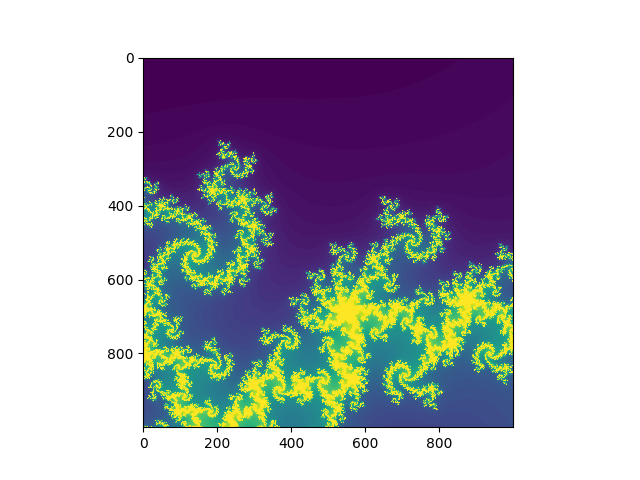

Reproduce this figure in Python.
# The Mandelbrot set is the set of complex numbers c for which the function 
# f(z)=z^2+c does not diverge when iterated from z=0.

import numpy as np
import matplotlib.pyplot as plt

# counts the number of iterations until the function diverges or
# returns the iteration threshold that we check until
def countIterationsUntilDivergent(c, threshold):
    z = complex(0, 0)
    for iteration in range(threshold):
        z = (z*z) + c

        if abs(z) > 4:
            break
            pass
        pass
    return iteration

# takes the iteration limit before declaring function as convergent and
# takes the density of the atlas
# create atlas, plot mandelbrot set, display set
def mandelbrot(threshold, density):
    # location and size of the atlas rectangle
    # realAxis = np.linspace(-2.25, 0.75, density)
    # imaginaryAxis = np.linspace(-1.5, 1.5, density)
    realAxis = np.linspace(-0.22, -0.219, 1000)
    imaginaryAxis = np.linspace(-0.70, -0.699, 1000)
    realAxisLen = len(realAxis)
    imaginaryAxisLen = len(imaginaryAxis)

    # 2-D array to represent mandelbrot atlas
    atlas = np.empty((realAxisLen, imaginaryAxisLen))

    # color each point in the atlas depending on the iteration count
    for ix in range(realAxisLen):
        for iy in range(imaginaryAxisLen):
            cx = realAxis[ix]
            cy = imaginaryAxis[iy]
            c = complex(cx, cy)

            atlas[ix, iy] = countIterationsUntilDivergent(c, threshold)
            pass
        pass

    # plot and display mandelbrot set
    plt.imshow(atlas.T, interpolation="nearest")
    plt.show()

mandelbrot(120, 1000)
